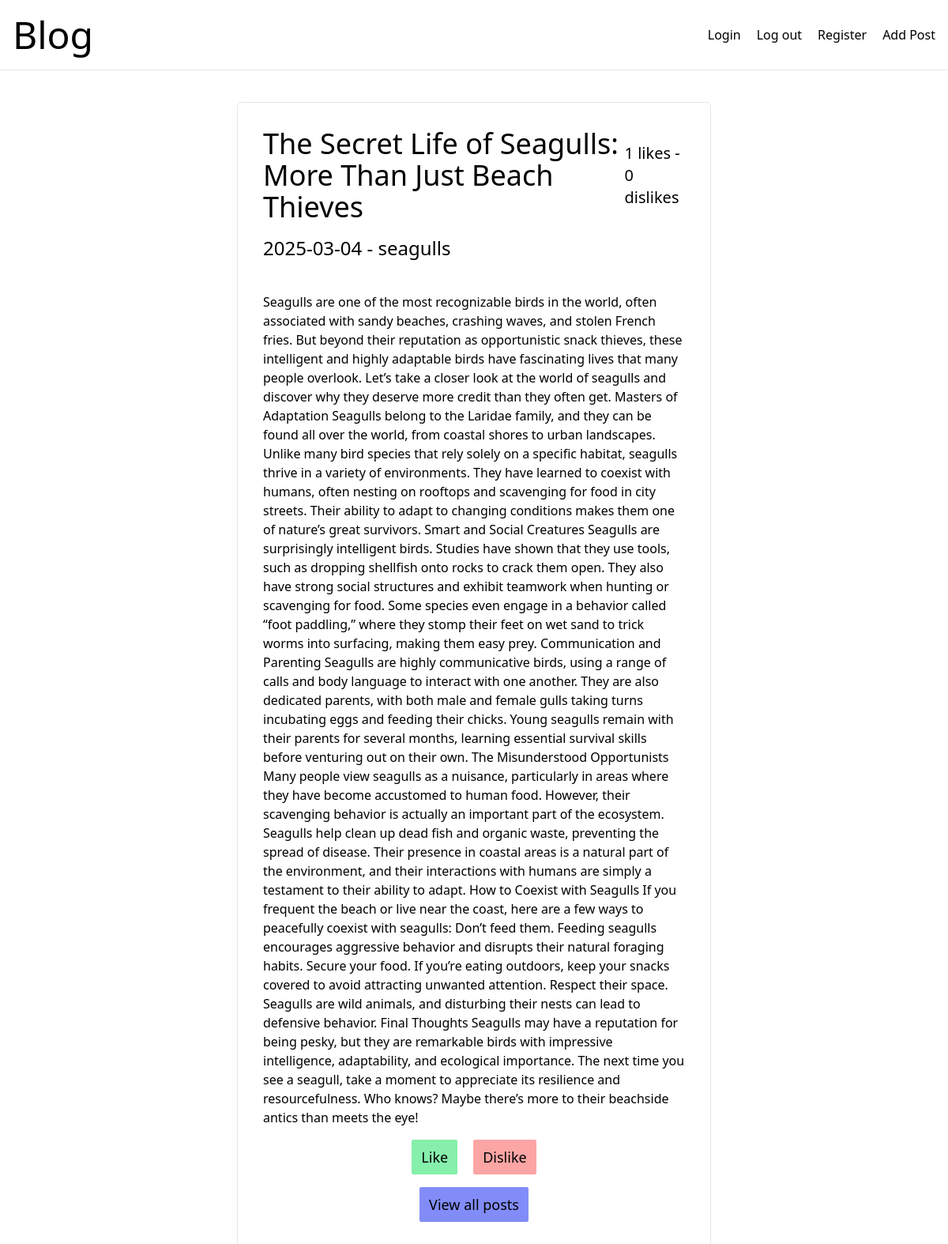
The page /singlePost.php?id=6 on the database its author committed.
### tables this page shows
CREATE TABLE `posts` (
  `id` int(11) unsigned NOT NULL AUTO_INCREMENT,
  `title` varchar(255) NOT NULL,
  `username_id` varchar(255) NOT NULL,
  `content` text DEFAULT NULL,
  `date_posted` date NOT NULL,
  `category_id` int(11) DEFAULT NULL,
  `likes` int(11) NOT NULL DEFAULT 0,
  `dislikes` int(11) NOT NULL DEFAULT 0,
  `time_posted` time NOT NULL,
  PRIMARY KEY (`id`)
);

CREATE TABLE `users` (
  `id` int(11) unsigned NOT NULL AUTO_INCREMENT,
  `username` varchar(255) NOT NULL,
  `password` char(60) NOT NULL,
  `email` varchar(255) NOT NULL,
  PRIMARY KEY (`id`)
);

### src/models/PostsModel.php (called while the page is built, shortened)
<?php
class PostsModel
{
    public PDO $db;
    public function __construct(PDO $db)
    {
        $this->db = $db;
    }
    public function getSingle(int $id): PostEntity|false
    {
        $query = $this->db->prepare(
    'SELECT `posts`.`title`, `posts`.`id`, `posts`.`likes`, `posts`.`dislikes`, `posts`.`content`, `posts`.`date_posted`, `posts`.`time_posted`, `users`.`username`
            FROM `posts`
            JOIN `users` ON `users` . `id` = `posts` . `username_id`
            WHERE `posts`.`id` = :id;');
        $query->setFetchMode(PDO::FETCH_CLASS, PostEntity::class);
        $query->execute([':id' => $id]);
        return $query->fetch();
    }
}

### src/services/PostDisplayService.php (the view, shortened to what this page needs)
<?php
class PostDisplayService
{
    static public function displaySingle(PostEntity $post): string
    {
        $output = '<div class="flex justify-between items-center flex-col md:flex-row mb-4">';
        $output .= "<h2 class='text-4xl'>$post->title</h2>";
        $output .= "<span class='text-xl''>$post->likes likes - $post->dislikes dislikes</span>";
        $output .= '</div>';
        $output .=  "<p class='text-2xl mb-10'>$post->date_posted - $post->username</p>";
        $output .=  "<p>$post->content</p>";
        $output .= '<div class="flex justify-center gap-5">';
        $output .= "<a class='px-3 py-2 mt-4 text-lg bg-green-300 hover:bg-green-400 hover:text-white transition inline-block rounded-sm' href='likes.php?id=$post->id'>Like</a>";
        $output .= "<a class='px-3 py-2 mt-4 text-lg bg-red-300 hover:bg-red-400 hover:text-white transition inline-block rounded-sm' href='dislikes.php?id=$post->id'>Dislike</a>";
        $output .= '</div>';
        $output .= '<div class="flex justify-center">';
        $output .= '<a class="px-3 py-2 mt-4 text-lg bg-indigo-400 hover:bg-indigo-700 hover:text-white transition inline-block rounded-sm" href="index.php">View all posts</a>';
        $output .= '</div>';
        return $output;
    }
}

### rows shown on the page
posts: title "The Secret Life of Seagulls: More Than Just Beach Thieves", likes "1", dislikes "0", date_posted "2025-03-04", users.username "seagulls", content "Seagulls are one of the most recognizable birds in the world, often associated with sandy beaches, crashing waves, and stolen French fries. But beyond their reputation as opportunistic snack thieves, these intelligent and highly adaptable birds have fascinating lives that many people overlook. Let’s take a closer look at the world of seagulls and discover why they deserve more credit than they often get. Masters of Adaptation Seagulls belong to the Laridae family, and they can be found all over the world, from coastal shores to urban landscapes. Unlike many bird species that rely solely on a specific habitat, seagulls thrive in a variety of environments. They have learned to coexist with…"
